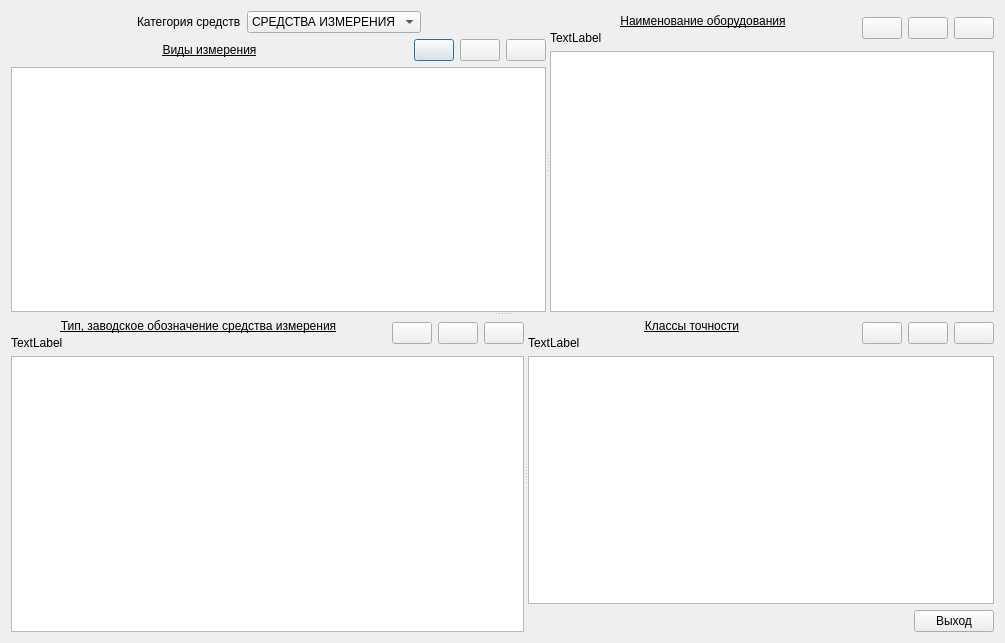
<?xml version="1.0" encoding="UTF-8"?>
<ui version="4.0">
 <class>Dialog</class>
 <widget class="QDialog" name="Dialog">
  <property name="geometry">
   <rect>
    <x>0</x>
    <y>0</y>
    <width>1005</width>
    <height>643</height>
   </rect>
  </property>
  <property name="windowTitle">
   <string>Классификатор средств измерения</string>
  </property>
  <layout class="QHBoxLayout" name="horizontalLayout_14">
   <item>
    <widget class="QSplitter" name="splitter_3">
     <property name="orientation">
      <enum>Qt::Vertical</enum>
     </property>
     <widget class="QWidget" name="layoutWidget">
      <layout class="QHBoxLayout" name="horizontalLayout">
       <item>
        <widget class="QSplitter" name="splitter_2">
         <property name="orientation">
          <enum>Qt::Horizontal</enum>
         </property>
         <widget class="QWidget" name="verticalLayoutWidget">
          <layout class="QVBoxLayout" name="verticalLayout">
           <item>
            <layout class="QHBoxLayout" name="horizontalLayout_15">
             <item>
              <spacer name="horizontalSpacer_9">
               <property name="orientation">
                <enum>Qt::Horizontal</enum>
               </property>
               <property name="sizeHint" stdset="0">
                <size>
                 <width>40</width>
                 <height>20</height>
                </size>
               </property>
              </spacer>
             </item>
             <item>
              <widget class="QLabel" name="label_8">
               <property name="text">
                <string>Категория средств</string>
               </property>
              </widget>
             </item>
             <item>
              <widget class="QComboBox" name="comboBox">
               <item>
                <property name="text">
                 <string>СРЕДСТВА ИЗМЕРЕНИЯ</string>
                </property>
               </item>
               <item>
                <property name="text">
                 <string>СРЕДСТВА ЗАЩИТЫ</string>
                </property>
               </item>
              </widget>
             </item>
             <item>
              <spacer name="horizontalSpacer_11">
               <property name="orientation">
                <enum>Qt::Horizontal</enum>
               </property>
               <property name="sizeHint" stdset="0">
                <size>
                 <width>40</width>
                 <height>20</height>
                </size>
               </property>
              </spacer>
             </item>
            </layout>
           </item>
           <item>
            <layout class="QHBoxLayout" name="horizontalLayout_3">
             <item>
              <spacer name="horizontalSpacer_6">
               <property name="orientation">
                <enum>Qt::Horizontal</enum>
               </property>
               <property name="sizeHint" stdset="0">
                <size>
                 <width>40</width>
                 <height>20</height>
                </size>
               </property>
              </spacer>
             </item>
             <item>
              <widget class="QLabel" name="label_5">
               <property name="sizePolicy">
                <sizepolicy hsizetype="Preferred" vsizetype="Preferred">
                 <horstretch>2</horstretch>
                 <verstretch>0</verstretch>
                </sizepolicy>
               </property>
               <property name="font">
                <font>
                 <pointsize>9</pointsize>
                 <weight>50</weight>
                 <italic>false</italic>
                 <bold>false</bold>
                 <underline>true</underline>
                 <kerning>true</kerning>
                </font>
               </property>
               <property name="frameShape">
                <enum>QFrame::NoFrame</enum>
               </property>
               <property name="text">
                <string>Виды измерения</string>
               </property>
               <property name="alignment">
                <set>Qt::AlignCenter</set>
               </property>
               <property name="wordWrap">
                <bool>true</bool>
               </property>
              </widget>
             </item>
             <item>
              <spacer name="horizontalSpacer">
               <property name="orientation">
                <enum>Qt::Horizontal</enum>
               </property>
               <property name="sizeHint" stdset="0">
                <size>
                 <width>40</width>
                 <height>20</height>
                </size>
               </property>
              </spacer>
             </item>
             <item>
              <widget class="QPushButton" name="pushButton">
               <property name="toolTip">
                <string>добавить вид измерения</string>
               </property>
               <property name="text">
                <string/>
               </property>
               <property name="icon">
                <iconset>
                 <normaloff>:/ico/ico/Play_Red_128.png</normaloff>:/ico/ico/Play_Red_128.png</iconset>
               </property>
               <property name="iconSize">
                <size>
                 <width>24</width>
                 <height>24</height>
                </size>
               </property>
              </widget>
             </item>
             <item>
              <widget class="QPushButton" name="pushButton_3">
               <property name="toolTip">
                <string>редактировать вид измерения</string>
               </property>
               <property name="text">
                <string/>
               </property>
               <property name="icon">
                <iconset>
                 <normaloff>../../Users/Александр/.designer/ElectroLab/trunk/electrolab/gui/ui/ico/pencil_32.png</normaloff>../../Users/Александр/.designer/ElectroLab/trunk/electrolab/gui/ui/ico/pencil_32.png</iconset>
               </property>
               <property name="iconSize">
                <size>
                 <width>24</width>
                 <height>24</height>
                </size>
               </property>
              </widget>
             </item>
             <item>
              <widget class="QPushButton" name="pushButton_2">
               <property name="toolTip">
                <string>удалить вид измерени</string>
               </property>
               <property name="text">
                <string/>
               </property>
               <property name="icon">
                <iconset>
                 <normaloff>../../Users/Александр/.designer/ElectroLab/trunk/electrolab/gui/ui/ico/trash_32.png</normaloff>../../Users/Александр/.designer/ElectroLab/trunk/electrolab/gui/ui/ico/trash_32.png</iconset>
               </property>
               <property name="iconSize">
                <size>
                 <width>24</width>
                 <height>24</height>
                </size>
               </property>
              </widget>
             </item>
            </layout>
           </item>
           <item>
            <layout class="QHBoxLayout" name="horizontalLayout_4">
             <item>
              <widget class="QTableView" name="tableView">
               <property name="font">
                <font>
                 <italic>false</italic>
                </font>
               </property>
               <attribute name="horizontalHeaderVisible">
                <bool>false</bool>
               </attribute>
               <attribute name="horizontalHeaderStretchLastSection">
                <bool>true</bool>
               </attribute>
              </widget>
             </item>
            </layout>
           </item>
          </layout>
         </widget>
         <widget class="QWidget" name="verticalLayoutWidget_2">
          <layout class="QVBoxLayout" name="verticalLayout_2">
           <item>
            <layout class="QHBoxLayout" name="horizontalLayout_5">
             <item>
              <layout class="QVBoxLayout" name="verticalLayout_5">
               <property name="spacing">
                <number>0</number>
               </property>
               <item>
                <layout class="QHBoxLayout" name="horizontalLayout_11">
                 <item>
                  <spacer name="horizontalSpacer_7">
                   <property name="orientation">
                    <enum>Qt::Horizontal</enum>
                   </property>
                   <property name="sizeHint" stdset="0">
                    <size>
                     <width>40</width>
                     <height>20</height>
                    </size>
                   </property>
                  </spacer>
                 </item>
                 <item>
                  <widget class="QLabel" name="label_3">
                   <property name="sizePolicy">
                    <sizepolicy hsizetype="Preferred" vsizetype="Preferred">
                     <horstretch>2</horstretch>
                     <verstretch>0</verstretch>
                    </sizepolicy>
                   </property>
                   <property name="font">
                    <font>
                     <pointsize>9</pointsize>
                     <italic>false</italic>
                     <underline>true</underline>
                    </font>
                   </property>
                   <property name="text">
                    <string>Наименование оборудования</string>
                   </property>
                   <property name="textFormat">
                    <enum>Qt::AutoText</enum>
                   </property>
                   <property name="alignment">
                    <set>Qt::AlignCenter</set>
                   </property>
                   <property name="wordWrap">
                    <bool>true</bool>
                   </property>
                  </widget>
                 </item>
                 <item>
                  <spacer name="horizontalSpacer_2">
                   <property name="orientation">
                    <enum>Qt::Horizontal</enum>
                   </property>
                   <property name="sizeHint" stdset="0">
                    <size>
                     <width>40</width>
                     <height>20</height>
                    </size>
                   </property>
                  </spacer>
                 </item>
                </layout>
               </item>
               <item>
                <widget class="QLabel" name="label_2">
                 <property name="text">
                  <string>TextLabel</string>
                 </property>
                </widget>
               </item>
              </layout>
             </item>
             <item>
              <widget class="QPushButton" name="pushButton_4">
               <property name="toolTip">
                <string>добавить группу средств измерени</string>
               </property>
               <property name="text">
                <string/>
               </property>
               <property name="icon">
                <iconset>
                 <normaloff>../../Users/Александр/.designer/ElectroLab/trunk/electrolab/gui/ui/ico/add_32.png</normaloff>../../Users/Александр/.designer/ElectroLab/trunk/electrolab/gui/ui/ico/add_32.png</iconset>
               </property>
               <property name="iconSize">
                <size>
                 <width>24</width>
                 <height>24</height>
                </size>
               </property>
              </widget>
             </item>
             <item>
              <widget class="QPushButton" name="pushButton_6">
               <property name="toolTip">
                <string>редактировать группу средств измерения</string>
               </property>
               <property name="text">
                <string/>
               </property>
               <property name="icon">
                <iconset>
                 <normaloff>../../Users/Александр/.designer/ElectroLab/trunk/electrolab/gui/ui/ico/pencil_32.png</normaloff>../../Users/Александр/.designer/ElectroLab/trunk/electrolab/gui/ui/ico/pencil_32.png</iconset>
               </property>
               <property name="iconSize">
                <size>
                 <width>24</width>
                 <height>24</height>
                </size>
               </property>
              </widget>
             </item>
             <item>
              <widget class="QPushButton" name="pushButton_5">
               <property name="toolTip">
                <string>удалить группу средств измерени</string>
               </property>
               <property name="text">
                <string/>
               </property>
               <property name="icon">
                <iconset>
                 <normaloff>../../Users/Александр/.designer/ElectroLab/trunk/electrolab/gui/ui/ico/trash_32.png</normaloff>../../Users/Александр/.designer/ElectroLab/trunk/electrolab/gui/ui/ico/trash_32.png</iconset>
               </property>
               <property name="iconSize">
                <size>
                 <width>24</width>
                 <height>24</height>
                </size>
               </property>
              </widget>
             </item>
            </layout>
           </item>
           <item>
            <layout class="QHBoxLayout" name="horizontalLayout_6">
             <item>
              <widget class="QTableView" name="tableView_2">
               <attribute name="horizontalHeaderVisible">
                <bool>false</bool>
               </attribute>
               <attribute name="horizontalHeaderStretchLastSection">
                <bool>true</bool>
               </attribute>
              </widget>
             </item>
            </layout>
           </item>
          </layout>
         </widget>
        </widget>
       </item>
      </layout>
     </widget>
     <widget class="QWidget" name="horizontalLayoutWidget">
      <layout class="QHBoxLayout" name="horizontalLayout_10">
       <item>
        <widget class="QSplitter" name="splitter">
         <property name="orientation">
          <enum>Qt::Horizontal</enum>
         </property>
         <widget class="QWidget" name="layoutWidget">
          <layout class="QVBoxLayout" name="verticalLayout_3">
           <item>
            <layout class="QHBoxLayout" name="horizontalLayout_7">
             <item>
              <layout class="QVBoxLayout" name="verticalLayout_6">
               <property name="spacing">
                <number>0</number>
               </property>
               <item>
                <layout class="QHBoxLayout" name="horizontalLayout_12">
                 <item>
                  <spacer name="horizontalSpacer_8">
                   <property name="orientation">
                    <enum>Qt::Horizontal</enum>
                   </property>
                   <property name="sizeHint" stdset="0">
                    <size>
                     <width>40</width>
                     <height>20</height>
                    </size>
                   </property>
                  </spacer>
                 </item>
                 <item>
                  <widget class="QLabel" name="label">
                   <property name="sizePolicy">
                    <sizepolicy hsizetype="Preferred" vsizetype="Preferred">
                     <horstretch>2</horstretch>
                     <verstretch>0</verstretch>
                    </sizepolicy>
                   </property>
                   <property name="font">
                    <font>
                     <pointsize>9</pointsize>
                     <underline>true</underline>
                     <stylestrategy>PreferDefault</stylestrategy>
                    </font>
                   </property>
                   <property name="text">
                    <string>Тип, заводское обозначение средства измерения</string>
                   </property>
                   <property name="alignment">
                    <set>Qt::AlignCenter</set>
                   </property>
                   <property name="wordWrap">
                    <bool>true</bool>
                   </property>
                  </widget>
                 </item>
                 <item>
                  <spacer name="horizontalSpacer_10">
                   <property name="orientation">
                    <enum>Qt::Horizontal</enum>
                   </property>
                   <property name="sizeHint" stdset="0">
                    <size>
                     <width>40</width>
                     <height>20</height>
                    </size>
                   </property>
                  </spacer>
                 </item>
                </layout>
               </item>
               <item>
                <widget class="QLabel" name="label_6">
                 <property name="text">
                  <string>TextLabel</string>
                 </property>
                </widget>
               </item>
              </layout>
             </item>
             <item>
              <widget class="QPushButton" name="pushButton_7">
               <property name="toolTip">
                <string>добавить средство измерения</string>
               </property>
               <property name="text">
                <string/>
               </property>
               <property name="icon">
                <iconset>
                 <normaloff>../../Users/Александр/.designer/ElectroLab/trunk/electrolab/gui/ui/ico/add_32.png</normaloff>../../Users/Александр/.designer/ElectroLab/trunk/electrolab/gui/ui/ico/add_32.png</iconset>
               </property>
               <property name="iconSize">
                <size>
                 <width>24</width>
                 <height>24</height>
                </size>
               </property>
              </widget>
             </item>
             <item>
              <widget class="QPushButton" name="pushButton_9">
               <property name="toolTip">
                <string>редактировать средство измерения</string>
               </property>
               <property name="text">
                <string/>
               </property>
               <property name="icon">
                <iconset>
                 <normaloff>../../Users/Александр/.designer/ElectroLab/trunk/electrolab/gui/ui/ico/pencil_32.png</normaloff>../../Users/Александр/.designer/ElectroLab/trunk/electrolab/gui/ui/ico/pencil_32.png</iconset>
               </property>
               <property name="iconSize">
                <size>
                 <width>24</width>
                 <height>24</height>
                </size>
               </property>
              </widget>
             </item>
             <item>
              <widget class="QPushButton" name="pushButton_8">
               <property name="toolTip">
                <string>удалить средство измерения</string>
               </property>
               <property name="text">
                <string/>
               </property>
               <property name="icon">
                <iconset>
                 <normaloff>../../Users/Александр/.designer/ElectroLab/trunk/electrolab/gui/ui/ico/trash_32.png</normaloff>../../Users/Александр/.designer/ElectroLab/trunk/electrolab/gui/ui/ico/trash_32.png</iconset>
               </property>
               <property name="iconSize">
                <size>
                 <width>24</width>
                 <height>24</height>
                </size>
               </property>
              </widget>
             </item>
            </layout>
           </item>
           <item>
            <layout class="QHBoxLayout" name="horizontalLayout_8">
             <item>
              <widget class="QTableView" name="tableView_3">
               <attribute name="horizontalHeaderCascadingSectionResizes">
                <bool>true</bool>
               </attribute>
               <attribute name="horizontalHeaderStretchLastSection">
                <bool>false</bool>
               </attribute>
              </widget>
             </item>
            </layout>
           </item>
          </layout>
         </widget>
         <widget class="QWidget" name="verticalLayoutWidget_3">
          <layout class="QVBoxLayout" name="verticalLayout_4">
           <item>
            <layout class="QHBoxLayout" name="horizontalLayout_9">
             <item>
              <layout class="QVBoxLayout" name="verticalLayout_7">
               <property name="spacing">
                <number>0</number>
               </property>
               <item>
                <layout class="QHBoxLayout" name="horizontalLayout_13">
                 <item>
                  <spacer name="horizontalSpacer_4">
                   <property name="orientation">
                    <enum>Qt::Horizontal</enum>
                   </property>
                   <property name="sizeHint" stdset="0">
                    <size>
                     <width>40</width>
                     <height>20</height>
                    </size>
                   </property>
                  </spacer>
                 </item>
                 <item>
                  <widget class="QLabel" name="label_4">
                   <property name="sizePolicy">
                    <sizepolicy hsizetype="Preferred" vsizetype="Preferred">
                     <horstretch>2</horstretch>
                     <verstretch>0</verstretch>
                    </sizepolicy>
                   </property>
                   <property name="font">
                    <font>
                     <pointsize>9</pointsize>
                     <underline>true</underline>
                    </font>
                   </property>
                   <property name="text">
                    <string>Классы точности</string>
                   </property>
                   <property name="alignment">
                    <set>Qt::AlignCenter</set>
                   </property>
                   <property name="wordWrap">
                    <bool>true</bool>
                   </property>
                  </widget>
                 </item>
                 <item>
                  <spacer name="horizontalSpacer_3">
                   <property name="orientation">
                    <enum>Qt::Horizontal</enum>
                   </property>
                   <property name="sizeHint" stdset="0">
                    <size>
                     <width>40</width>
                     <height>20</height>
                    </size>
                   </property>
                  </spacer>
                 </item>
                </layout>
               </item>
               <item>
                <widget class="QLabel" name="label_7">
                 <property name="text">
                  <string>TextLabel</string>
                 </property>
                </widget>
               </item>
              </layout>
             </item>
             <item>
              <widget class="QPushButton" name="pushButton_10">
               <property name="toolTip">
                <string>добавить класс точности измерени</string>
               </property>
               <property name="text">
                <string/>
               </property>
               <property name="icon">
                <iconset>
                 <normaloff>../../Users/Александр/.designer/ElectroLab/trunk/electrolab/gui/ui/ico/add_32.png</normaloff>../../Users/Александр/.designer/ElectroLab/trunk/electrolab/gui/ui/ico/add_32.png</iconset>
               </property>
               <property name="iconSize">
                <size>
                 <width>24</width>
                 <height>24</height>
                </size>
               </property>
              </widget>
             </item>
             <item>
              <widget class="QPushButton" name="pushButton_12">
               <property name="toolTip">
                <string>редактировать класс точности измерения</string>
               </property>
               <property name="text">
                <string/>
               </property>
               <property name="icon">
                <iconset>
                 <normaloff>../../Users/Александр/.designer/ElectroLab/trunk/electrolab/gui/ui/ico/pencil_32.png</normaloff>../../Users/Александр/.designer/ElectroLab/trunk/electrolab/gui/ui/ico/pencil_32.png</iconset>
               </property>
               <property name="iconSize">
                <size>
                 <width>24</width>
                 <height>24</height>
                </size>
               </property>
              </widget>
             </item>
             <item>
              <widget class="QPushButton" name="pushButton_11">
               <property name="toolTip">
                <string>удалить класс точности измерения</string>
               </property>
               <property name="text">
                <string/>
               </property>
               <property name="icon">
                <iconset>
                 <normaloff>../../Users/Александр/.designer/ElectroLab/trunk/electrolab/gui/ui/ico/trash_32.png</normaloff>../../Users/Александр/.designer/ElectroLab/trunk/electrolab/gui/ui/ico/trash_32.png</iconset>
               </property>
               <property name="iconSize">
                <size>
                 <width>24</width>
                 <height>24</height>
                </size>
               </property>
              </widget>
             </item>
            </layout>
           </item>
           <item>
            <widget class="QTableView" name="tableView_4">
             <attribute name="horizontalHeaderVisible">
              <bool>true</bool>
             </attribute>
             <attribute name="horizontalHeaderCascadingSectionResizes">
              <bool>true</bool>
             </attribute>
             <attribute name="horizontalHeaderStretchLastSection">
              <bool>false</bool>
             </attribute>
            </widget>
           </item>
           <item>
            <layout class="QHBoxLayout" name="horizontalLayout_2">
             <item>
              <spacer name="horizontalSpacer_5">
               <property name="orientation">
                <enum>Qt::Horizontal</enum>
               </property>
               <property name="sizeHint" stdset="0">
                <size>
                 <width>40</width>
                 <height>20</height>
                </size>
               </property>
              </spacer>
             </item>
             <item>
              <widget class="QPushButton" name="pushButton_13">
               <property name="text">
                <string>Выход</string>
               </property>
               <property name="icon">
                <iconset>
                 <normaloff>../../Users/Александр/.designer/ElectroLab/trunk/electrolab/gui/ui/ico/64_Exit.png</normaloff>../../Users/Александр/.designer/ElectroLab/trunk/electrolab/gui/ui/ico/64_Exit.png</iconset>
               </property>
               <property name="iconSize">
                <size>
                 <width>24</width>
                 <height>24</height>
                </size>
               </property>
              </widget>
             </item>
            </layout>
           </item>
          </layout>
         </widget>
        </widget>
       </item>
      </layout>
     </widget>
    </widget>
   </item>
  </layout>
 </widget>
 <resources>
  <include location="../ElectroLab/trunk/electrolab/gui/ui/ico_64.qrc"/>
 </resources>
 <connections>
  <connection>
   <sender>pushButton_13</sender>
   <signal>clicked()</signal>
   <receiver>Dialog</receiver>
   <slot>close()</slot>
   <hints>
    <hint type="sourcelabel">
     <x>947</x>
     <y>699</y>
    </hint>
    <hint type="destinationlabel">
     <x>498</x>
     <y>361</y>
    </hint>
   </hints>
  </connection>
 </connections>
</ui>
